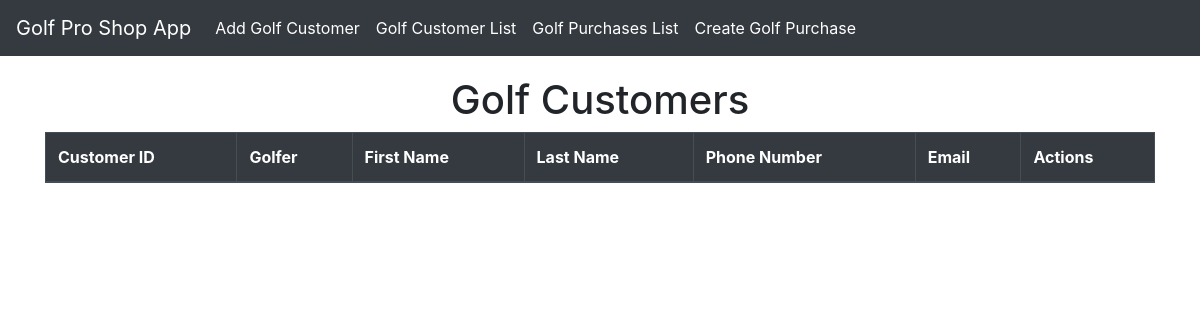
The page /list/ on the database as committed earlier.
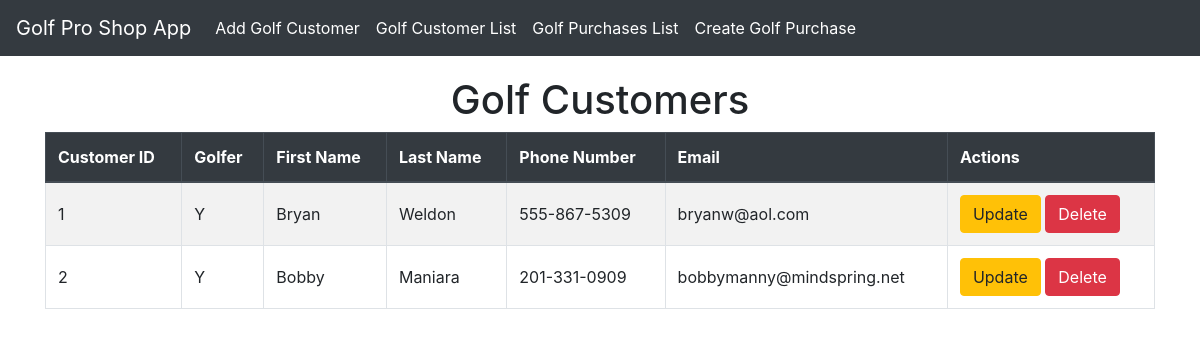
The same page on the database as committed later.
### golfproapp/models.py (models this page shows)
class Customer(models.Model):
    customer_id = models.AutoField(primary_key=True)
    golferchoice=[('Y','Yes'),('N','No'),]
    gchoice = models.CharField(max_length=1, choices=golferchoice, default='Y')
    fname = models.TextField(max_length=10, default="Golfer1")
    lname = models.TextField(max_length=10, default="Golfer1Lname")
    g_phone = models.CharField(default="555-867-5309", max_length=15)
    g_email = models.CharField(default="bob.smith@aol.com", max_length=30)

### golfproapp/views.py (the view)
# urls.py: path('list/', views.customer_list_view, name='customer_list'),
def customer_list_view(request):
    customers = Customer.objects.all()
    return render(request,'golfproapp/customer_list.html', {'customers': customers})

### golfproapp/templates/golfproapp/customer_list.html (shortened to what this page needs)
{% extends "golfproapp/layout.html" %}
{% block content %}
    <h1 class="text-center">Golf Customers</h1>
    <table class="table table-bordered table-striped ">
        <thead class="thead-dark">
            <tr>
                <th>Customer ID</th>
                <th>Golfer</th>
                <th>First Name</th>
                <th>Last Name</th>
                <th>Phone Number</th>
                <th>Email</th>
                <th>Actions</th>
            </tr>
        </thead>
        <tbody>
            {% for customer in customers %}
            <tr>
                <td>{{ customer.customer_id }} </td>
                <td>{{ customer.gchoice }} </td>
                <td>{{ customer.fname }} </td>
                <td>{{ customer.lname }} </td>
                <td>{{ customer.g_phone }} </td>
                <td>{{ customer.g_email }} </td>
                <td>
                    <a href="{% url 'customer_update' customer.customer_id %}" class="btn btn-warning" >Update</a>
                    <a href="{% url 'customer_delete' customer.customer_id %}" class="btn btn-danger" >Delete</a>
                </td>
            </tr>
            {% endfor %}
        </tbody>
    </table>
{% endblock %}

Rows that differ between the two databases and show on the page:
added Customer: customer_id "1", gchoice "Y", fname "Bryan", lname "Weldon", g_phone "555-867-5309", g_email "bryanw@aol.com"
added Customer: customer_id "2", gchoice "Y", fname "Bobby", lname "Maniara", g_phone "201-331-0909", g_email "bobbymanny@mindspring.net"
